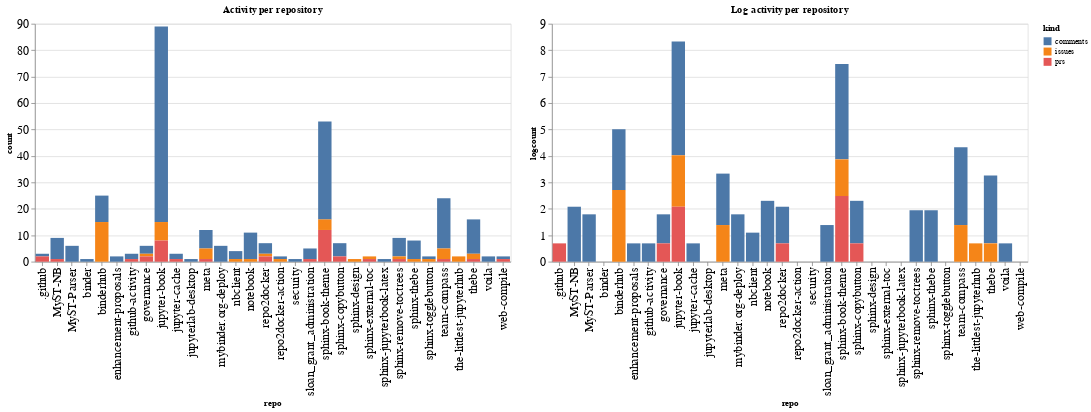

Write notebook code for a chart like this one.
### Code cell
ch1 = alt.Chart(repo_summaries, width=600, title="Activity per repository").mark_bar().encode(
    x='repo',
    y='count',
    color='kind',
    tooltip="kind"
)

ch2 = alt.Chart(repo_summaries, width=600, title="Log activity per repository").mark_bar().encode(
    x='repo',
    y='logcount',
    color='kind',
    tooltip="kind"
)

ch1 | ch2

### Figure 1 — Vega-Lite specification as saved in the notebook (floating-point values rounded to 4 significant figures)
{"config": {"axisLeft": {"labelFontSize": 15}, "axisBottom": {"labelFontSize": 15}}, "hconcat": [{"mark": "bar", "encoding": {"color": {"type": "nominal", "field": "kind"}, "tooltip": {"type": "nominal", "field": "kind"}, "x": {"type": "nominal", "field": "repo"}, "y": {"type": "quantitative", "field": "count"}}, "title": "Activity per repository", "width": 600}, {"mark": "bar", "encoding": {"color": {"type": "nominal", "field": "kind"}, "tooltip": {"type": "nominal", "field": "kind"}, "x": {"type": "nominal", "field": "repo"}, "y": {"type": "quantitative", "field": "logcount"}}, "title": "Log activity per repository", "width": 600}], "data": {"name": "data-c53e4fb85944876b105891728374e1cb"}, "$schema": "https://vega.github.io/schema/vega-lite/v4.8.1.json", "datasets": {"data-c53e4fb85944876b105891728374e1cb": [{"repo": ".github", "kind": "comments", "count": 1, "logcount": 0.0}, {"repo": ".github", "kind": "prs", "count": 2, "logcount": 0.6931}, {"repo": "MyST-NB", "kind": "comments", "count": 8, "logcount": 2.079}, {"repo": "MyST-NB", "kind": "prs", "count": 1, "logcount": 0.0}, {"repo": "MyST-Parser", "kind": "comments", "count": 6, "logcount": 1.792}, {"repo": "binder", "kind": "comments", "count": 1, "logcount": 0.0}, {"repo": "binderhub", "kind": "comments", "count": 10, "logcount": 2.303}, {"repo": "binderhub", "kind": "issues", "count": 15, "logcount": 2.708}, {"repo": "enhancement-proposals", "kind": "comments", "count": 2, "logcount": 0.6931}, {"repo": "github-activity", "kind": "comments", "count": 2, "logcount": 0.6931}, {"repo": "github-activity", "kind": "prs", "count": 1, "logcount": 0.0}, {"repo": "governance", "kind": "comments", "count": 3, "logcount": 1.099}, {"repo": "governance", "kind": "issues", "count": 1, "logcount": 0.0}, {"repo": "governance", "kind": "prs", "count": 2, "logcount": 0.6931}, {"repo": "jupyter-book", "kind": "comments", "count": 74, "logcount": 4.304}, {"repo": "jupyter-book", "kind": "issues", "count": 7, "logcount": 1.946}, {"repo": "jupyter-book", "kind": "prs", "count": 8, "logcount": 2.079}, {"repo": "jupyter-cache", "kind": "comments", "count": 2, "logcount": 0.6931}, {"repo": "jupyter-cache", "kind": "prs", "count": 1, "logcount": 0.0}, {"repo": "jupyterlab-desktop", "kind": "comments", "count": 1, "logcount": 0.0}, {"repo": "meta", "kind": "comments", "count": 7, "logcount": 1.946}, {"repo": "meta", "kind": "issues", "count": 4, "logcount": 1.386}, {"repo": "meta", "kind": "prs", "count": 1, "logcount": 0.0}, {"repo": "mybinder.org-deploy", "kind": "comments", "count": 6, "logcount": 1.792}, {"repo": "nbclient", "kind": "comments", "count": 3, "logcount": 1.099}, {"repo": "nbclient", "kind": "issues", "count": 1, "logcount": 0.0}, {"repo": "notebook", "kind": "comments", "count": 10, "logcount": 2.303}, {"repo": "notebook", "kind": "issues", "count": 1, "logcount": 0.0}, {"repo": "repo2docker", "kind": "comments", "count": 4, "logcount": 1.386}, {"repo": "repo2docker", "kind": "issues", "count": 1, "logcount": 0.0}, {"repo": "repo2docker", "kind": "prs", "count": 2, "logcount": 0.6931}, {"repo": "repo2docker-action", "kind": "comments", "count": 1, "logcount": 0.0}, {"repo": "repo2docker-action", "kind": "issues", "count": 1, "logcount": 0.0}, {"repo": "security", "kind": "comments", "count": 1, "logcount": 0.0}, {"repo": "sloan_grant_administration", "kind": "comments", "count": 4, "logcount": 1.386}, {"repo": "sloan_grant_administration", "kind": "prs", "count": 1, "logcount": 0.0}, {"repo": "sphinx-book-theme", "kind": "comments", "count": 37, "logcount": 3.611}, {"repo": "sphinx-book-theme", "kind": "issues", "count": 4, "logcount": 1.386}, {"repo": "sphinx-book-theme", "kind": "prs", "count": 12, "logcount": 2.485}, {"repo": "sphinx-copybutton", "kind": "comments", "count": 5, "logcount": 1.609}, {"repo": "sphinx-copybutton", "kind": "prs", "count": 2, "logcount": 0.6931}, {"repo": "sphinx-design", "kind": "issues", "count": 1, "logcount": 0.0}, {"repo": "sphinx-external-toc", "kind": "issues", "count": 1, "logcount": 0.0}, {"repo": "sphinx-external-toc", "kind": "prs", "count": 1, "logcount": 0.0}, {"repo": "sphinx-jupyterbook-latex", "kind": "comments", "count": 1, "logcount": 0.0}, {"repo": "sphinx-remove-toctrees", "kind": "comments", "count": 7, "logcount": 1.946}, {"repo": "sphinx-remove-toctrees", "kind": "issues", "count": 1, "logcount": 0.0}, {"repo": "sphinx-remove-toctrees", "kind": "prs", "count": 1, "logcount": 0.0}, {"repo": "sphinx-thebe", "kind": "comments", "count": 7, "logcount": 1.946}, {"repo": "sphinx-thebe", "kind": "issues", "count": 1, "logcount": 0.0}, {"repo": "sphinx-togglebutton", "kind": "comments", "count": 1, "logcount": 0.0}, {"repo": "sphinx-togglebutton", "kind": "issues", "count": 1, "logcount": 0.0}, {"repo": "team-compass", "kind": "comments", "count": 19, "logcount": 2.944}, {"repo": "team-compass", "kind": "issues", "count": 4, "logcount": 1.386}, {"repo": "team-compass", "kind": "prs", "count": 1, "logcount": 0.0}, {"repo": "the-littlest-jupyterhub", "kind": "issues", "count": 2, "logcount": 0.6931}, {"repo": "thebe", "kind": "comments", "count": 13, "logcount": 2.565}, {"repo": "thebe", "kind": "issues", "count": 2, "logcount": 0.6931}, {"repo": "thebe", "kind": "prs", "count": 1, "logcount": 0.0}, {"repo": "voila", "kind": "comments", "count": 2, "logcount": 0.6931}, {"repo": "web-compile", "kind": "comments", "count": 1, "logcount": 0.0}, {"repo": "web-compile", "kind": "prs", "count": 1, "logcount": 0.0}]}}
